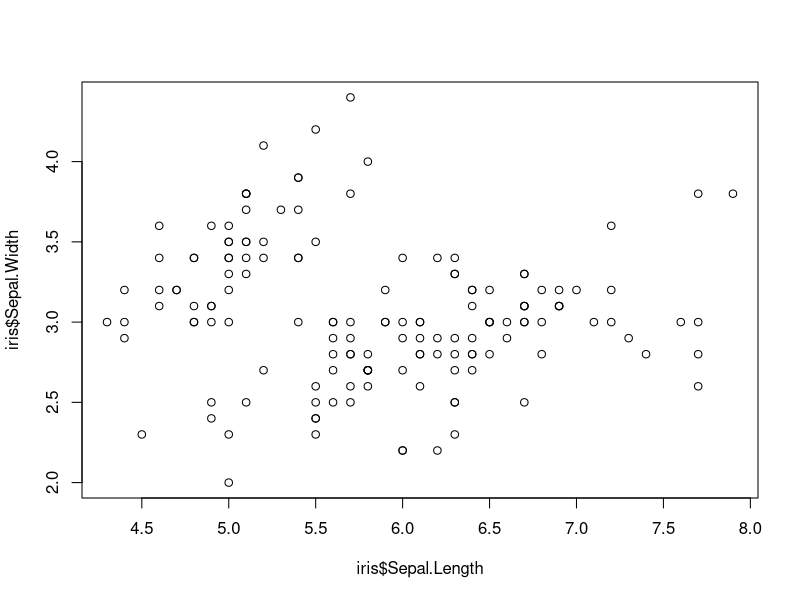
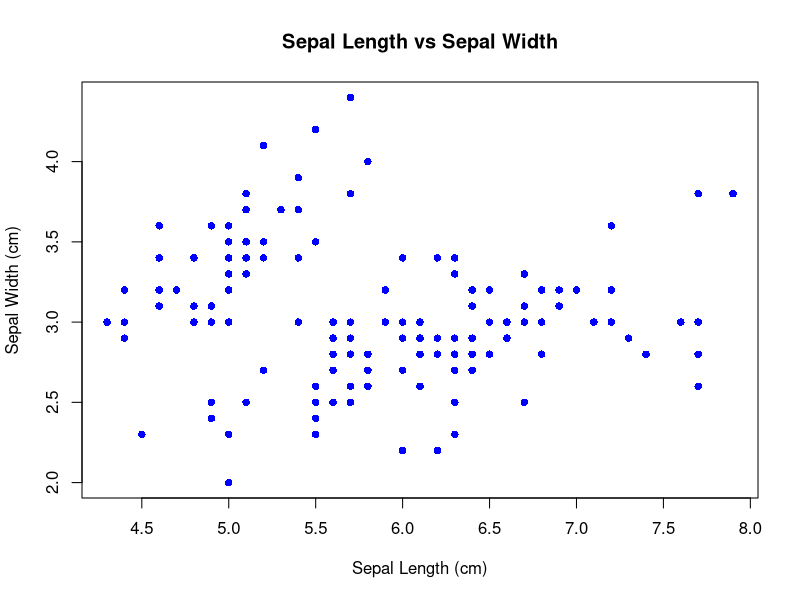
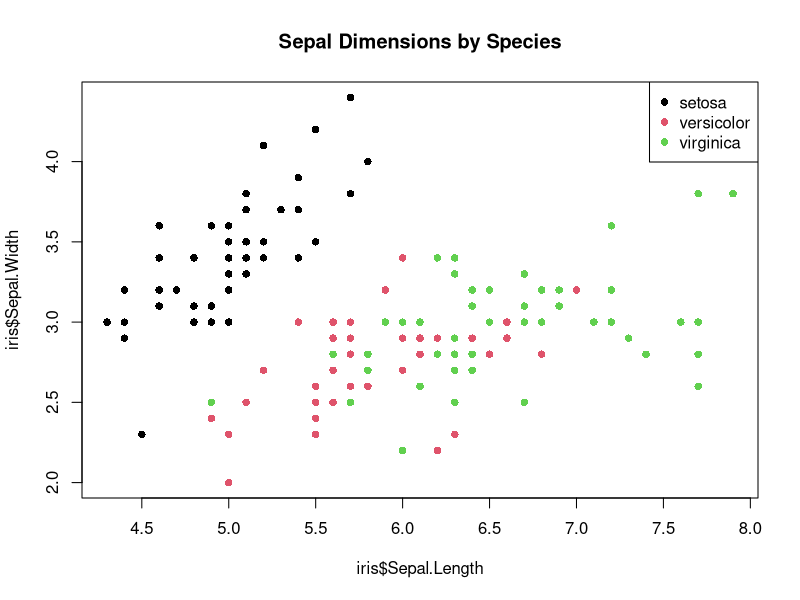
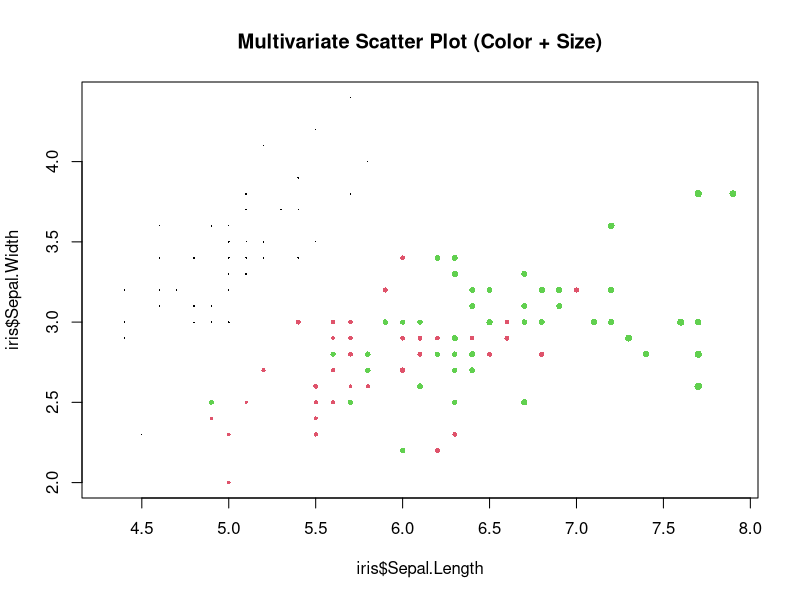
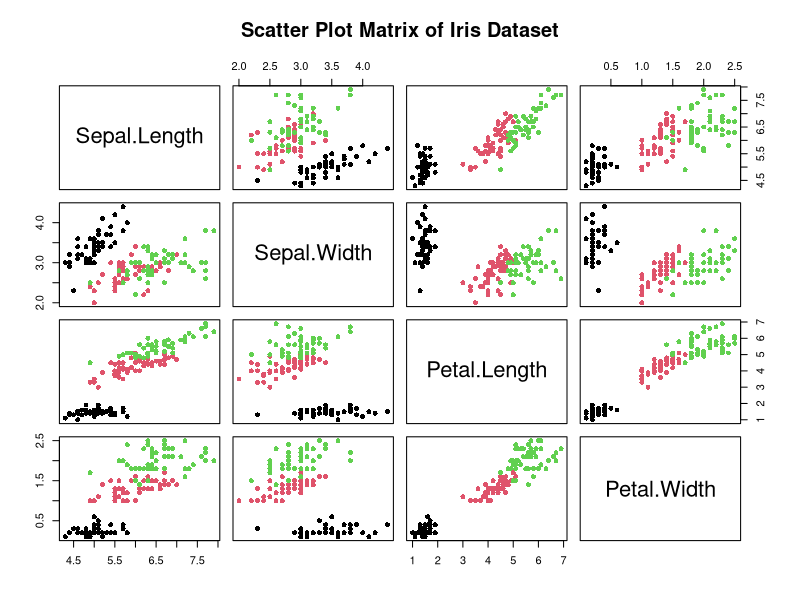
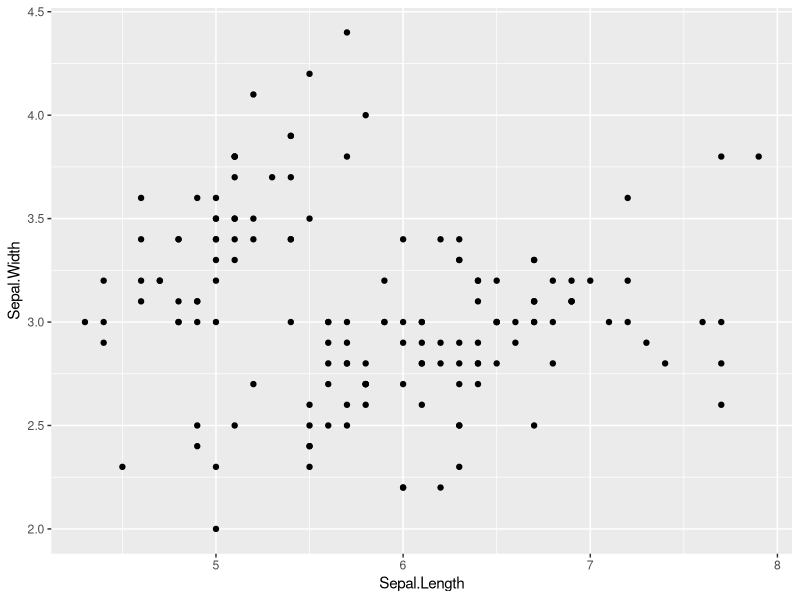
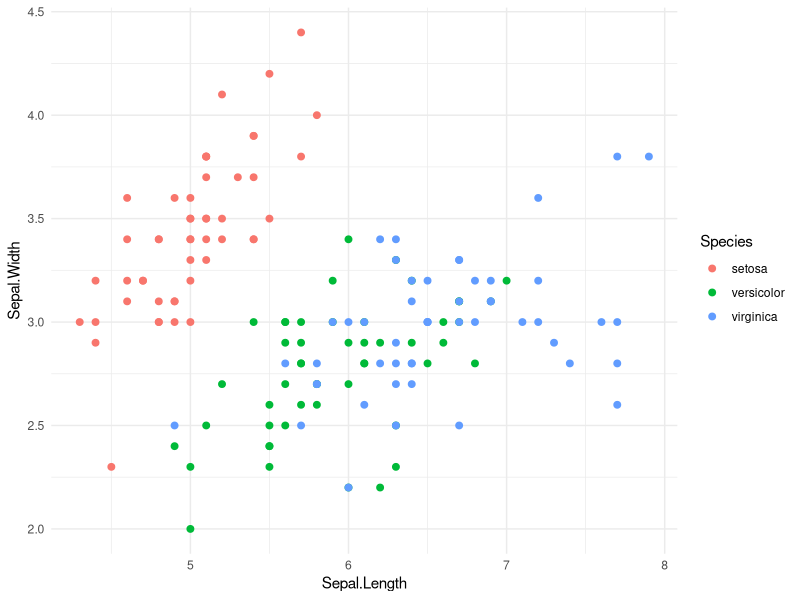
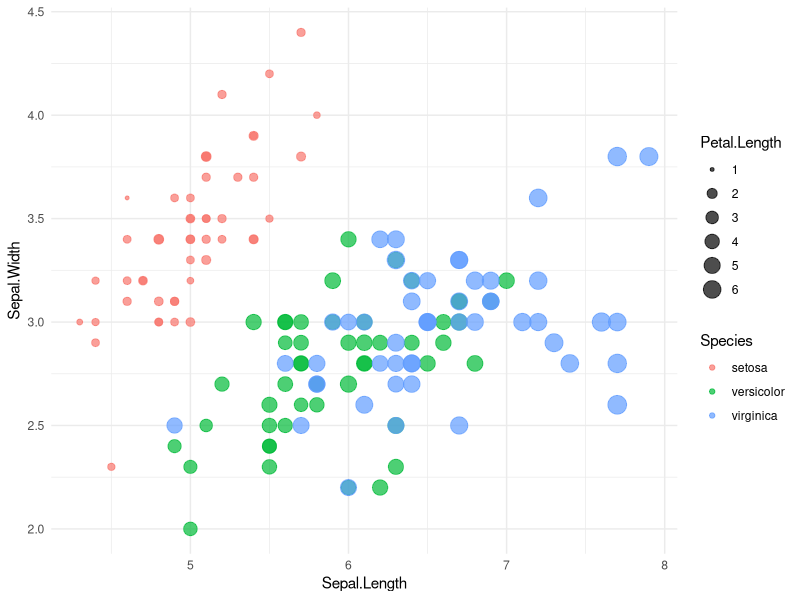

R code for these plots, in order:
data(iris) 
str(iris) 
View(iris) 
 
plot(iris$Sepal.Length, iris$Sepal.Width) 

plot( 
  iris$Sepal.Length, 
  iris$Sepal.Width, 
  main = "Sepal Length vs Sepal Width", 
  xlab = "Sepal Length (cm)", 
  ylab = "Sepal Width (cm)", 
  col = "blue", 
  pch = 16 
) 

plot( 
  iris$Sepal.Length, 
  iris$Sepal.Width, 
  col = as.numeric(iris$Species), 
  pch = 16, 
  main = "Sepal Dimensions by Species" 
) 
legend( 
  "topright", 
  legend = levels(iris$Species), 
  col = 1:3, 
  pch = 16 
) 
# Multivariate Scatter 
# Add size as a third variable 
plot( 
  iris$Sepal.Length, 
  iris$Sepal.Width, 
  col = as.numeric(iris$Species), 
  pch = 16, 
  cex = iris$Petal.Length / max(iris$Petal.Length), 
  main = "Multivariate Scatter Plot (Color + Size)" 
) 

pairs( 
  iris[, 1:4], 
  col = as.numeric(iris$Species), 
  pch = 16, 
  main = "Scatter Plot Matrix of Iris Dataset" 
) 
 
library(ggplot2) 
ggplot(iris, aes(x = Sepal.Length, y = Sepal.Width)) + 
  geom_point() 
ggplot(iris, aes(x = Sepal.Length, y = Sepal.Width, color = 
                   Species)) + 
  geom_point(size = 2) + 
  theme_minimal() 
ggplot( 
  iris, 
  aes( 
    x = Sepal.Length, 
    y = Sepal.Width, 
    color = Species, 
    size = Petal.Length 
  ) 
) + 
  geom_point(alpha = 0.7) + 
  theme_minimal() 

ggplot(iris, aes(x = Sepal.Length, y = Sepal.Width)) + 
  geom_point(color = "steelblue") + 
  facet_wrap(~Species) + 
  theme_minimal() 
 
library(GGally) 
ggpairs( 
  iris, 
  columns = 1:4, 
  aes(color = Species, alpha = 0.6) 
)

png("plots/Week5_Iris_ScatterPlots.png")

ggplot(
  iris,
  aes(
    x = Sepal.Length,
    y = Sepal.Width,
    color = Species,
    size = Petal.Length
  )
) +
  geom_point(alpha = 0.7) +
  theme_minimal()

dev.off()